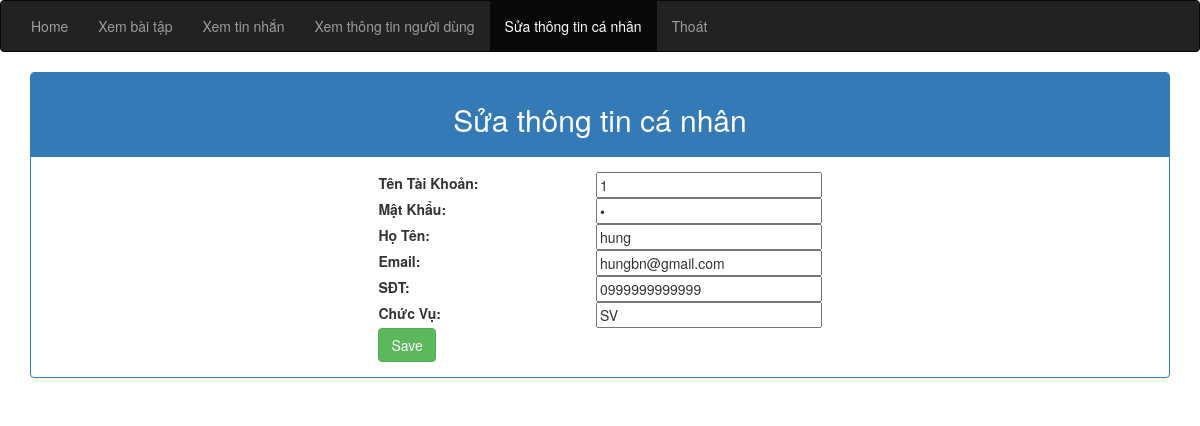
The app's page /updateprofile.php (signed in) with its own data.
### tables this page shows
CREATE TABLE `sinhvien` (
  `id` int(11) NOT NULL,
  `username` varchar(50) NOT NULL,
  `password` varchar(50) NOT NULL,
  `name` varchar(50) NOT NULL,
  `email` varchar(50) NOT NULL,
  `sdt` varchar(50) NOT NULL,
  `chucvu` varchar(50) NOT NULL
);

### dbhelp.php (called while the page is built, shortened)
<?php
function executeResult($sql) {
	$conn = mysqli_connect(HOST, USERNAME, PASSWORD, DATABASE);
	$resultset = mysqli_query($conn, $sql);
	$list      = [];
	while ($row = mysqli_fetch_array($resultset, 1)) {
		$list[] = $row;
	}
	return $list;
}

### updateprofile.php (the view, shortened to what this page needs)
<?php
require_once('dbhelp.php');
$sql        = 'select * from sinhvien where id = ' . $_SESSION['id'];
$ret=executeResult($sql);
$std=$ret[0];
$s_username = $std['username'];
$s_password      = $std['password'];
$s_name = $std['name'];
$s_email  = $std['email'];
$s_sdt  = $std['sdt'];
$s_chucvu  = $std['chucvu'];
?>
<!DOCTYPE html>
<html>
<head>
  <link rel="stylesheet" href="https://maxcdn.bootstrapcdn.com/bootstrap/3.4.1/css/bootstrap.min.css">
  <link rel="stylesheet" href="updateprofile.css">
</head>
<body>
<?php
if($_SESSION['chucvu']=='SV'){
echo '
<nav class="navbar navbar-inverse">
  <div class="container-fluid">
    <div class="navbar-header">
    </div>
    <ul class="nav navbar-nav">
      <li ><a href="fuctionforsv.php">Home</a></li>
      <li><a href="recievetask.php">Xem bài tập</a></li>
	  <li><a href="message.php" >Xem tin nhắn</a></li>
	  <li><a href="inforuser.php">Xem thông tin người dùng</a></li>
	  <li class="active"><a  href="updateprofile.php">Sửa thông tin cá nhân</a></li>
	  <li><a href="deletesesstion.php">Thoát</a></li>
    </ul>
  </div>
</nav>';}
?>
	<div class="container">
		<div class="panel panel-primary">
			<div class="panel-heading">
			<h2 class="text-center">Sửa thông tin cá nhân </h2>
			</div>
			<div class="panel-body center__update">
				<form method="post" action="updateprofileex.php">
					<div class="trungtam">
						<label><b>Tên Tài Khoản:</b></label>
						<input readonly="readonly" required="true" type="text" class="" id="username" name="username" value="<?= $s_username ?>">
					</div>
					<div class="trungtam">
						<label ><b>Mật Khẩu:</b></label>
						<input type="password" class="" id="password" name="password" value="<?= $s_password ?>" required>
					</div>
					<div class="trungtam">
						<label><b>Họ Tên:</b></label>
						<input type="text" class="" id="name" name="name" value="<?= $s_name ?>" readonly="readonly">
					</div>
					<div class="trungtam">
						<label><b>Email:</b></label>
						<input type="text" class="" id="email" name="email" value="<?= $s_email ?>"required>
					</div>
					<div class="trungtam">
						<label><b>SĐT:</b></label>
						<input type="number" class="" id="sdt" name="sdt" value="<?= $s_sdt ?>"required>
					</div>
					<div class="trungtam">
						<label><b>Chức Vụ:</b></label>
						<input readonly="readonly" type="text" class="" id="chucvu" name="chucvu" value="<?= $s_chucvu ?>"required>
					</div>
					<button class="btn btn-success">Save</button>
				</form>
			</div>
		</div>
	</div>
</body>
</html>

### updateprofile.css (style rules this page uses)
.center__update { width: 100%; display: flex; justify-content: center; align-items: center; flex-direction: column; }
.trungtam { display: flex; flex-direction: row; justify-content: center; align-items: center; width: 100%; }
.trungtam label, .trungtam input, .trungtam select { flex: 1; }
.center__update form { width: 40%; }

### records on screen
sinhvien: username "1", name "hung", email "hungbn@gmail.com", sdt "0999999999999", chucvu "SV"
